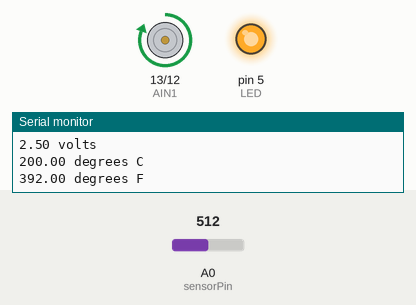
This sketch was run on a simulated Arduino Uno, built with avr-gcc and run on an emulated ATmega328P. On the bench: motor-driver pin pairs drawn as motors (green arrow = first pin HIGH = forward, orange = second pin HIGH = backward, longer = more drive, scaled by the enable pin), output pins drawn as LEDs (lit = HIGH), the last lines printed to the serial monitor. The inputs (shaded band) are chosen by the test bench; at power-on: A0 (sensorPin) = 512.

Above: at 1.8 s.
1.9 s: A0 (sensorPin) set to 167
4.2 s: A0 (sensorPin) set to 138
At 6.8 s:
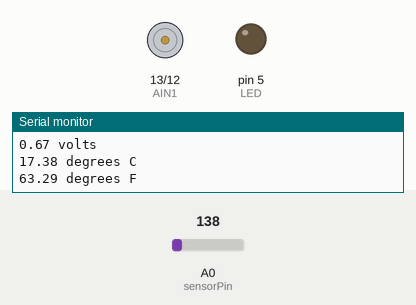
7.5 s: A0 (sensorPin) set to 306
At 9.3 s:
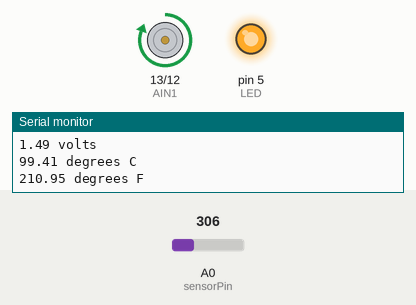
10.5 s: A0 (sensorPin) set to 122
At 13.0 s:
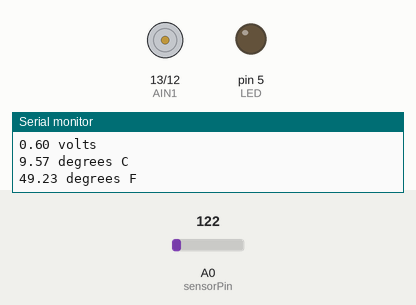
Timing chart, 0 to 14.5 s (numbered marks = the images above; inputs shaded):
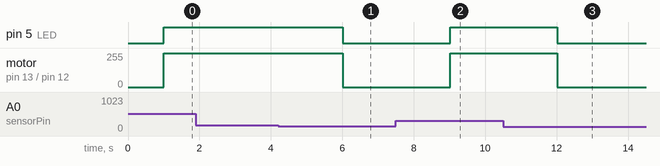

The sketch:

Circuit3.ino
```cpp
/*
 *  OCTAVIO CRUZ ORTEGA
 *
 * ID:918512808
 *
 *
 *
 */
int sensorPin = A0;
const int AIN1 = 13;           //control pin 1 on the motor driver for the right motor
const int AIN2 = 12;            //control pin 2 on the motor driver for the right motor
const int PWMA = 11;            //speed control pin on the motor driver for the right motor
int LED = 5;


void setup() {
  // put your setup code here, to run once:
  Serial.begin(9600);
  pinMode(LED,OUTPUT);
  // Setup motor pins
  pinMode(AIN1, OUTPUT);
  pinMode(AIN2, OUTPUT);
  pinMode(PWMA, OUTPUT);

}

void loop() {
  // put your main code here, to run repeatedly:
  //getting the voltage reading from the temperature sensor
  int sensorInput = analogRead(sensorPin);
  Serial.println(sensorInput);

  // converting that reading to voltage, for 3.3v arduino use 3.3
  float voltage = sensorInput * 5.0;
  voltage /= 1024.0;

   // print out the voltage
   Serial.print(voltage); Serial.println(" volts");

   // now print out the temperature
   float temperatureC = (voltage - 0.5) * 100 ;  //converting from 10 mv per degree wit 500 mV offset
                                                 //to degrees ((voltage - 500mV) times 100)
   Serial.print(temperatureC); Serial.println(" degrees C");

   // now convert to Fahrenheit
   float temperatureF = (temperatureC * 9.0 / 5.0) + 32.0;
   Serial.print(temperatureF); Serial.println(" degrees F");
   delay(1000);

   if(temperatureC > 24 && temperatureF > 76)
   {
      digitalWrite(LED,HIGH);
      // Set direction
      digitalWrite(AIN1, HIGH);
      digitalWrite(AIN2, LOW);
      analogWrite(PWMA, 255);
      Serial.println("Hot");
   }else
        {
          digitalWrite(LED,LOW);
          // Set direction
          digitalWrite(AIN1, LOW);
          digitalWrite(AIN2, LOW);
          analogWrite(PWMA, 255);
          Serial.println("Cold");
        }
}
```

Measured:
- the behaviour switches between 153 and 152 on A0 (sensorPin) (found by bisection; images 0 and 1)
- after the input at 4.2 s, pin 5 (LED): HIGH → LOW after 1.8 s; motor on pin 13 (AIN1) / pin 12 (AIN2): forward 255/255 → stopped after 1.8 s
- after the input at 7.5 s, pin 5 (LED): LOW → HIGH after 1.5 s; motor on pin 13 (AIN1) / pin 12 (AIN2): stopped → forward 255/255 after 1.5 s
- after the input at 10.5 s, pin 5 (LED): HIGH → LOW after 1.5 s; motor on pin 13 (AIN1) / pin 12 (AIN2): forward 255/255 → stopped after 1.5 s
